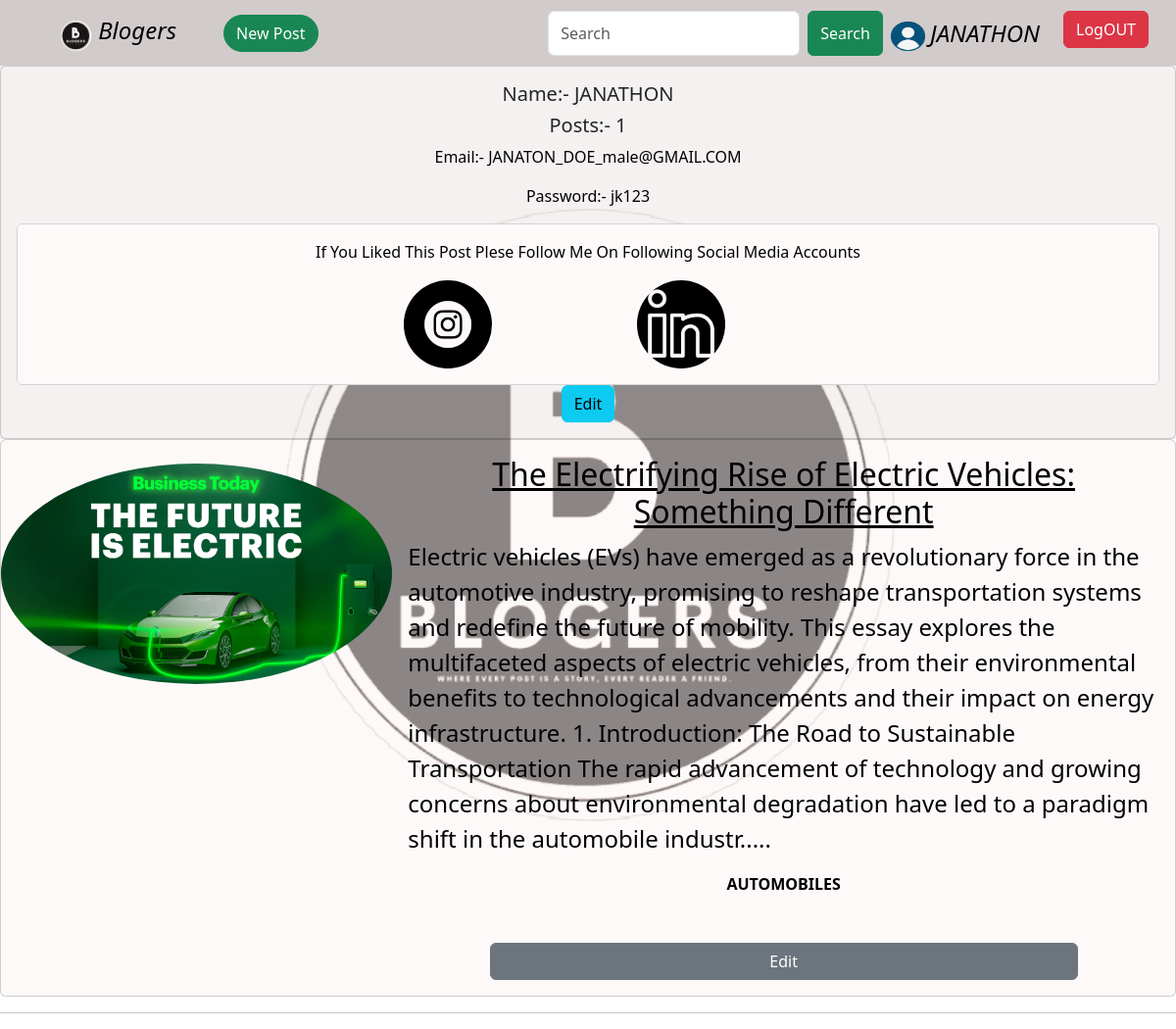
The app's page /profile.php (signed in) with its own data.
### tables this page shows
CREATE TABLE `users` (
  `email` varchar(50) NOT NULL,
  `password` varchar(50) DEFAULT NULL,
  `name` varchar(50) DEFAULT NULL,
  `instaid` varchar(80) DEFAULT NULL,
  `linkdinid` varchar(80) DEFAULT NULL,
  PRIMARY KEY (`email`)
);

CREATE TABLE `posts` (
  `name` varchar(40) DEFAULT NULL,
  `heading` text,
  `file` text,
  `content` text,
  `category` char(70) DEFAULT NULL,
  `id` int NOT NULL AUTO_INCREMENT,
  PRIMARY KEY (`id`)
);

### profile.php (the view, shortened to what this page needs)
<?php
require "db.php";
require "nav.php";
$username=$_SESSION['name'];
$sql="SELECT * FROM posts WHERE name='$username'";
  $result=mysqli_query($conn,$sql);
  if($result){
    $num=mysqli_num_rows($result);
  }
echo '<!doctype html>
<html lang="en">
  <head>
  <link type="text/css" href="profilepage.css" rel="stylesheet">
    <meta charset="utf-8">
    <meta name="viewport" content="width=device-width, initial-scale=1">
    <title>Bootstrap demo</title>
    <link href="https://cdn.jsdelivr.net/npm/bootstrap@5.3.1/dist/css/bootstrap.min.css" rel="stylesheet">
  </head>
  <body>';
  $sql="SELECT * FROM users WHERE name='$username'";
  $result=mysqli_query($conn,$sql);
  if($result){
      while($row=mysqli_fetch_assoc($result)){
          $email=$row['email'];
          $istaid=$row['instaid'];
          $linkdinId=$row['linkdinid'];
          $password=$row['password'];
  echo '<center><div class="col-sm-6 mb-3 mb-sm-0" id="profile">
    <div class="card" id="transparent">
      <div class="card-body">
        <h5 class="card-title">Name:- '.$username.'</h5>
        <h5 class="card-title">Posts:- '.$num.'</h5>
        <p class="card-text">Email:- '.$email.'</p>
        <p class="card-text">Password:- '.$password.'</p>
        <div class="card text-center" >
  <div class="card-body" id="transparent">
    <p class="card-text">If You Liked This Post Plese Follow Me On Following Social Media Accounts</p>
    <a class="navbar-brand mx-5" href="'.$istaid.'">
  <img src="./images/instagramlogo.jpg"  id="bottom" width="90" height="90" class="d-inline-block align-text-top"></a>
  <a class="navbar-brand mx-5" href="'.$linkdinId.'">
  <img src="./images/linked.jpg" id="bottom"  width="90" height="90" class="d-inline-block align-text-top mx-5"></a>
  </div>
</div>
<button type="button" class="btn btn-info mx-3" data-bs-toggle="modal" data-bs-target="#updatemodal">Edit</button>
</center>
      </div>
    </div>
  </div>
</div>
';
      }
    }
  $sql="SELECT * FROM posts WHERE name='$username'";
  $result=mysqli_query($conn,$sql);
  if($result){
    while($row=mysqli_fetch_assoc($result)){
        $heading=$row['heading'];
        $file="./upload/".$row['file'];
        $content=$row['content'];
        $pre=substr($content,0,550);
        $category=$row['category'];
        $cat=strtoupper($category);
        $id=$row['id'];
  echo '<div class="card mb-3"  id="transparent">
  <div class="row g-0">
    <div class="col-md-4">
    <a href="deatils.php?id='.$id.'" id="a"><br><img src='.$file.' class="img-fluid rounded-circle" height="400px"></a>
    </div>
    <div class="col-md-8">
      <div class="card-body">
      <a href="deatils.php?id='.$id.'" id="a"><center><u><b><h5 class="card-title fs-2">'.$heading.'</h5></u></b></center></a>
        <p class="card-text fs-4">'.$pre.'.....</p>
        <center><b><p class="card-text">'.$cat.'</small></b></p></center><br><br>
       <center><a href="post.php?editid='.$id.'"><button class="btn btn-secondary" style="width:600px;">Edit</button></a></center>
      </div>
    </div>
  </div>
</div><hr>';
    }
  }
    echo '<script src="https://cdn.jsdelivr.net/npm/@popperjs/core@2.11.8/dist/umd/popper.min.js"></script>
    <script src="https://cdn.jsdelivr.net/npm/bootstrap@5.3.1/dist/js/bootstrap.min.js"></script>  <script src="https://cdn.jsdelivr.net/npm/bootstrap@5.3.1/dist/js/bootstrap.bundle.min.js"></script>
  </body>
</html>
';
?>

### profilepage.css (style rules this page uses)
* { margin: 0px; padding: 0px; color:black; font-weight: 400; }
body { background-image: url("./images/Screenshot_20230815_133557_Chrome.png"); background-position: center; background-size: 700px; background-repeat: no-repeat; background-attachment: fixed; }
#transparent { background-color:rgba(251, 243, 243, 0.5); }
#a { text-decoration: none; }
#profile { width: auto; background-color:rgba(110, 109, 109,0.1); }
#bottom { mix-blend-mode: multiply; border-radius: 50px; }

### records on screen
users: email "JANATON_DOE_male@GMAIL.COM", password "jk123"
posts: file (picture), heading "The Electrifying Rise of Electric Vehicles: Something Different", content "Electric vehicles (EVs) have emerged as a revolutionary force in the automotive industry, promising to reshape transportation systems and redefine the future of mobility. This essay explores the multifaceted aspects of electric vehicles, from their environmental benefits to technological advancements and their impact on energy infrastructure. 1. Introduction: The Road to Sustainable Transportation The rapid advancement of technology and growing concerns about environmental degradation have led to a paradigm shift in the automobile industr", category "AUTOMOBILES"

### other values on screen
$_SESSION['name'] "JANATHON"
